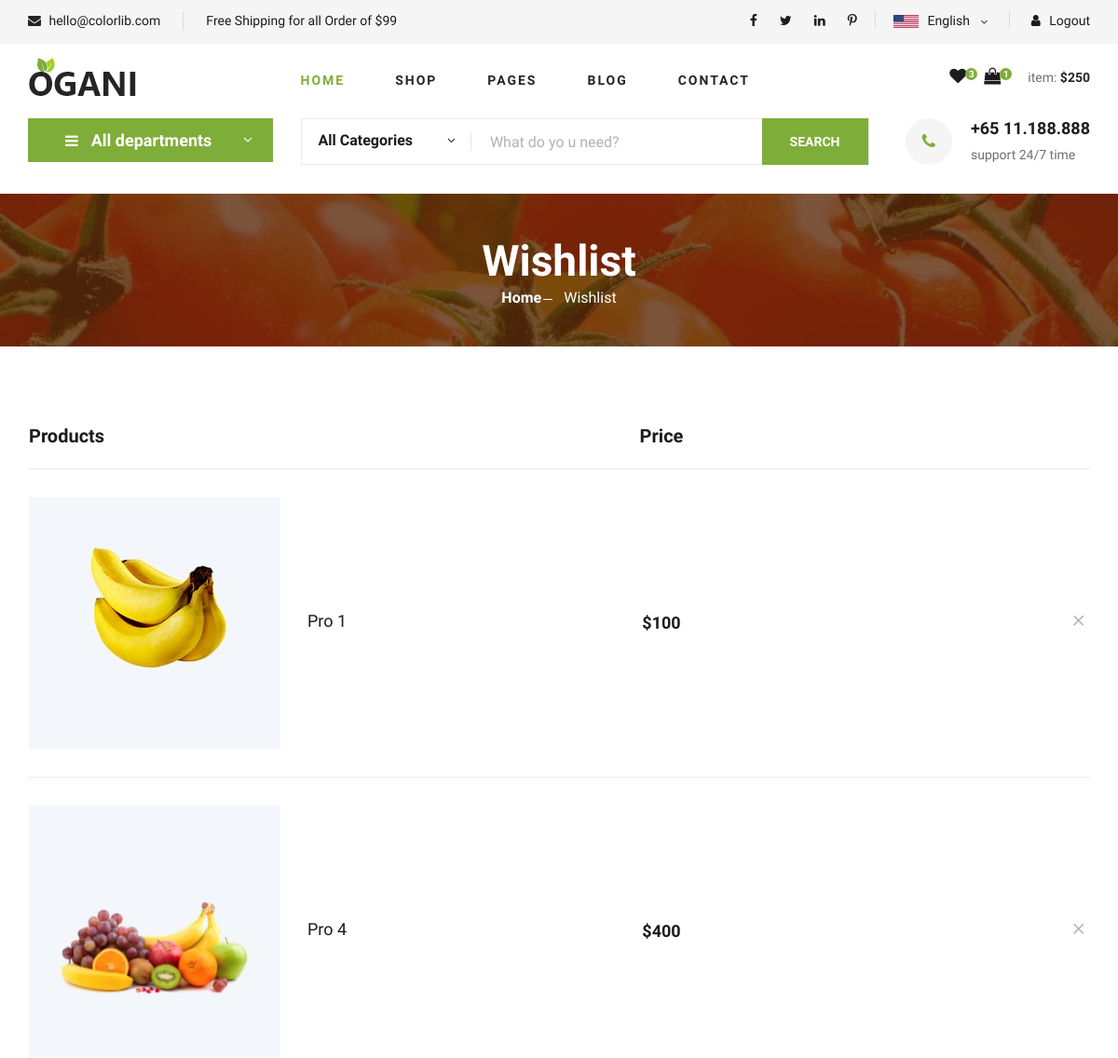
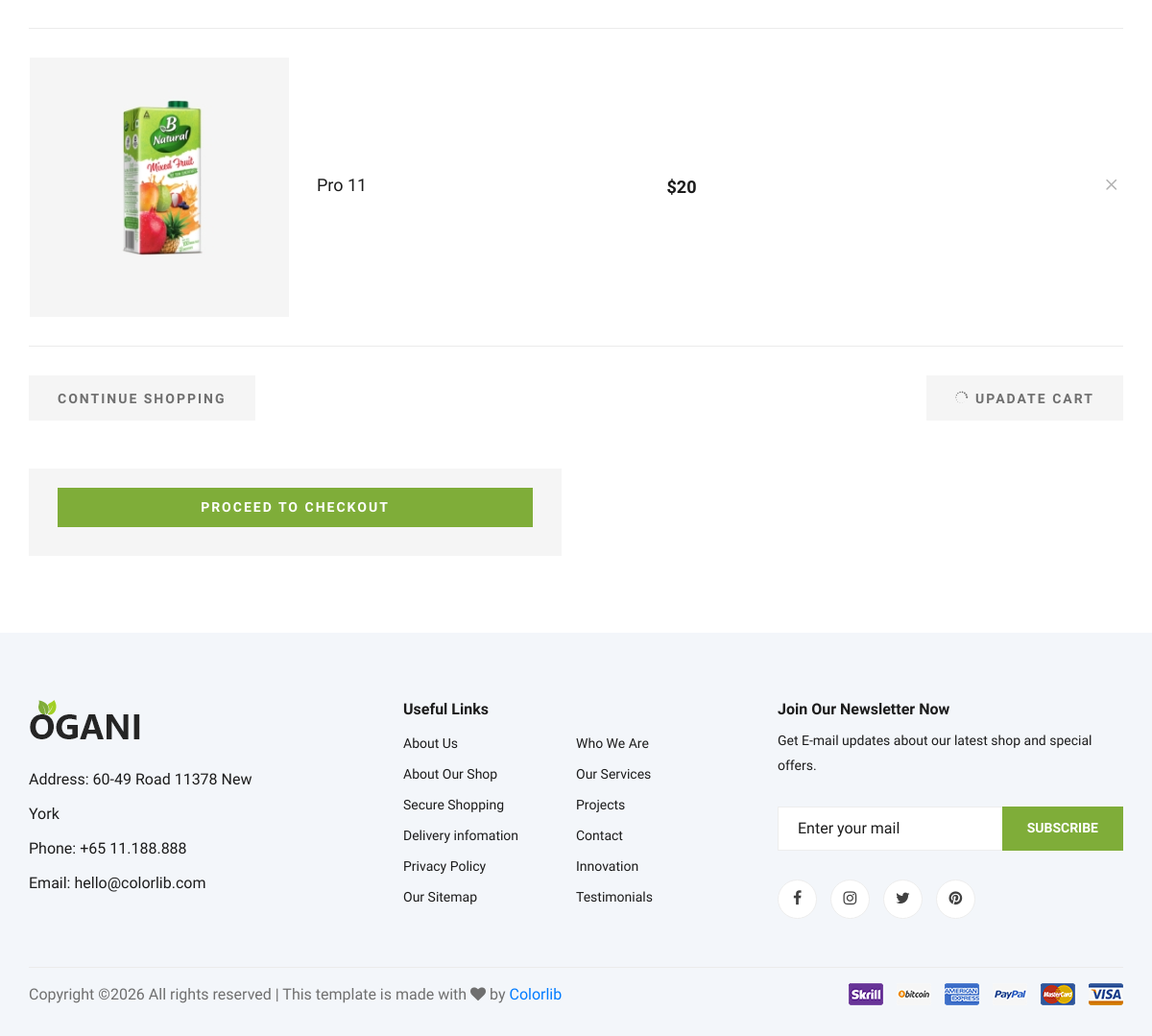
The page /wishlists (signed in) on the database its author committed (2 pictures, top to bottom).
### myapp/models.py (models this page shows, shortened)
class wishlist(models.Model):
    user=models.ForeignKey(user,on_delete=models.CASCADE)
    product=models.ForeignKey(product,on_delete=models.CASCADE)

class product(models.Model):
    name=models.CharField(max_length=100)
    price = models.IntegerField()
    image=models.ImageField(upload_to="image")
    category=models.ForeignKey(category,on_delete=models.CASCADE,blank=True,null=True)

### myapp/views.py (the view)
# urls.py: path('wishlists', views.wishlists, name='wishlists'),
def wishlists(request):
    uid=user.objects.get(username=request.session['username'])
    wid_count=wishlist.objects.filter(user=uid).count()
    cid_count=cart.objects.filter(user=uid,order_status=False).count()
    wishlist_items = wishlist.objects.filter(user=uid)
    shop_items = cart.objects.filter(user=uid,order_status=False).select_related('product')
    l1 = [i.total_price for i in shop_items]
    sub_total = sum(l1)
    shipping = 0 if sub_total == 0 or sub_total > 99 else 20
    total = sub_total + shipping
    contaxt={
        "wid_count":wid_count,
        "cid_count":cid_count,
        "uid":uid,
        "wishlist_items":wishlist_items,
        "shop_items": shop_items,
        "sub_total": sub_total,
        "shipping": shipping,
        "total": total,
    }
    return render(request, "wishlist.html", contaxt)

### myapp/templates/wishlist.html (shortened to what this page needs)
{% load static %}
<!DOCTYPE html>
<html lang="zxx">
<head>
    <link rel="stylesheet" href="{% static 'css/bootstrap.min.css' %}" type="text/css">
    <link rel="stylesheet" href="{% static 'css/font-awesome.min.css' %}" type="text/css">
    <link rel="stylesheet" href="{% static 'css/elegant-icons.css' %}" type="text/css">
    <link rel="stylesheet" href="{% static 'css/nice-select.css' %}" type="text/css">
    <link rel="stylesheet" href="{% static 'css/jquery-ui.min.css' %}" type="text/css">
    <link rel="stylesheet" href="{% static 'css/owl.carousel.min.css' %}" type="text/css">
    <link rel="stylesheet" href="{% static 'css/slicknav.min.css' %}" type="text/css">
    <link rel="stylesheet" href="{% static 'css/style.css' %}" type="text/css">
</head>
<body>
    <header class="header">
        <div class="header__top">
            <div class="container">
                <div class="row">
                    <div class="col-lg-6">
                        <div class="header__top__left">
                            <ul>
                                <li><i class="fa fa-envelope"></i> hello@colorlib.com</li>
                                <li>Free Shipping for all Order of $99</li>
                            </ul>
                        </div>
                    </div>
                    <div class="col-lg-6">
                        <div class="header__top__right">
                            <div class="header__top__right__social">
                                <a href="#"><i class="fa fa-facebook"></i></a>
                                <a href="#"><i class="fa fa-twitter"></i></a>
                                <a href="#"><i class="fa fa-linkedin"></i></a>
                                <a href="#"><i class="fa fa-pinterest-p"></i></a>
                            </div>
                            <div class="header__top__right__language">
                                <img src="{% static 'img/language.png' %}" alt="">
                                <div>English</div>
                                <span class="arrow_carrot-down"></span>
                            </div>
                            <div class="header__top__right__auth">
                                <a href="{% url 'logout' %}"><i class="fa fa-user"></i> Logout</a>
                            </div>
                        </div>
                    </div>
                </div>
            </div>
        </div>
        <div class="container">
            <div class="row">
                <div class="col-lg-3">
                    <div class="header__logo">
                        <a href="{% url 'index' %}"><img src="{% static 'img/logo.png' %}" alt=""></a>
                    </div>
                </div>
                <div class="col-lg-6">
                    <nav class="header__menu">
                        <ul>
                            <li class="active"><a href="{% url 'index' %}">Home</a></li>
                            <li><a href="{% url 'shop_grid' %}">Shop</a></li>
                            <li><a href="#">Pages</a>
                            </li>
                            <li><a href="{% url 'blog' %}">Blog</a></li>
                            <li><a href="{% url 'contact' %}">Contact</a></li>
                        </ul>
                    </nav>
                </div>
                <div class="col-lg-3">
                    <div class="header__cart">
                        <ul>
                            <li><a href="{% url 'wishlists' %}"><i class="fa fa-heart"></i> <span>{{wid_count}}</span></a></li>
                            <li><a href="{% url 'shoping_cart' %}"><i class="fa fa-shopping-bag"></i> <span>{{cid_count}}</span></a></li>
                        </ul>
                        <div class="header__cart__price">item: <span>${{total}}</span></div>
                    </div>
                </div>
            </div>
        </div>
    </header>
    <section class="hero hero-normal">
        <div class="container">
            <div class="row">
                <div class="col-lg-3">
                    <div class="hero__categories">
                        <div class="hero__categories__all">
                            <i class="fa fa-bars"></i>
                            <span>All departments</span>
                        </div>
                    </div>
                </div>
                <div class="col-lg-9">
                    <div class="hero__search">
                        <div class="hero__search__form">
                            <form action="#">
                                <div class="hero__search__categories">
                                    All Categories
                                    <span class="arrow_carrot-down"></span>
                                </div>
                                <input type="text" placeholder="What do yo u need?">
                                <button type="submit" class="site-btn">SEARCH</button>
                            </form>
                        </div>
                        <div class="hero__search__phone">
                            <div class="hero__search__phone__icon">
                                <i class="fa fa-phone"></i>
                            </div>
                            <div class="hero__search__phone__text">
                                <h5>+65 11.188.888</h5>
                                <span>support 24/7 time</span>
                            </div>
                        </div>
                    </div>
                </div>
            </div>
        </div>
    </section>
    <section class="breadcrumb-section set-bg" data-setbg="{% static 'img/breadcrumb.jpg' %}">
        <div class="container">
            <div class="row">
                <div class="col-lg-12 text-center">
                    <div class="breadcrumb__text">
                        <h2>Wishlist</h2>
                        <div class="breadcrumb__option">
                            <a href="{% url 'index' %}">Home</a>
                            <span>Wishlist</span>
                        </div>
                    </div>
                </div>
            </div>
        </div>
    </section>
    <section class="shoping-cart spad">
        <div class="container">
            <div class="row">
                <div class="col-lg-12">
                    <div class="shoping__cart__table">
                        <table>
                            <thead>
                                <tr>
                                    <th class="shoping__product">Products</th>
                                    <th>Price</th>
                                    <th></th>
                                </tr>
                            </thead>
                            <tbody>
                                {% for item in wishlist_items %}
                                <tr>
                                    <td class="shoping__cart__item">
                                        <img src="{{ item.product.image.url }}" alt="">
                                        <h5>{{ item.product.name }}</h5>
                                    </td>
                                    <td class="shoping__cart__price">
                                        ${{ item.product.price }}
                                    </td>
                                    <td class="shoping__cart__item__close">
                                        <a href="{% url 'add_wishlist' item.product.id %}">
                                            <span class="icon_close"></span>
                                        </a>
                                    </td>
                                </tr>
                                {% empty %}
                                <tr>
                                    <td colspan="3" style="text-align: center;">Your wishlist is empty.</td>
                                </tr>
                                {% endfor %}
                            </tbody>
                        </table>
                    </div>
                </div>
            </div>
            <div class="row">
                <div class="col-lg-12">
                    <div class="shoping__cart__btns">
                        <a href="#" class="primary-btn cart-btn">CONTINUE SHOPPING</a>
                        <a href="#" class="primary-btn cart-btn cart-btn-right"><span class="icon_loading"></span>
                            Upadate Cart</a>
                    </div>
                </div>
                <div class="col-lg-6">
                    <div class="shoping__checkout">
                        <a href="#" class="primary-btn">PROCEED TO CHECKOUT</a>
                    </div>
                </div>
            </div>
        </div>
    </section>
    <footer class="footer spad">
        <div class="container">
            <div class="row">
                <div class="col-lg-3 col-md-6 col-sm-6">
                    <div class="footer__about">
                        <div class="footer__about__logo">
                            <a href="./index.html"><img src="{% static 'img/logo.png' %}" alt=""></a>
                        </div>
                        <ul>
                            <li>Address: 60-49 Road 11378 New York</li>
                            <li>Phone: +65 11.188.888</li>
                            <li>Email: hello@colorlib.com</li>
                        </ul>
                    </div>
                </div>
                <div class="col-lg-4 col-md-6 col-sm-6 offset-lg-1">
                    <div class="footer__widget">
                        <h6>Useful Links</h6>
                        <ul>
                            <li><a href="#">About Us</a></li>
                            <li><a href="#">About Our Shop</a></li>
                            <li><a href="#">Secure Shopping</a></li>
                            <li><a href="#">Delivery infomation</a></li>
                            <li><a href="#">Privacy Policy</a></li>
                            <li><a href="#">Our Sitemap</a></li>
                        </ul>
                        <ul>
                            <li><a href="#">Who We Are</a></li>
                            <li><a href="#">Our Services</a></li>
                            <li><a href="#">Projects</a></li>
                            <li><a href="#">Contact</a></li>
                            <li><a href="#">Innovation</a></li>
                            <li><a href="#">Testimonials</a></li>
                        </ul>
                    </div>
                </div>
                <div class="col-lg-4 col-md-12">
                    <div class="footer__widget">
                        <h6>Join Our Newsletter Now</h6>
                        <p>Get E-mail updates about our latest shop and special offers.</p>
                        <form action="#">
                            <input type="text" placeholder="Enter your mail">
                            <button type="submit" class="site-btn">Subscribe</button>
                        </form>
                        <div class="footer__widget__social">
                            <a href="#"><i class="fa fa-facebook"></i></a>
                            <a href="#"><i class="fa fa-instagram"></i></a>
                            <a href="#"><i class="fa fa-twitter"></i></a>
                            <a href="#"><i class="fa fa-pinterest"></i></a>
                        </div>
                    </div>
                </div>
            </div>
            <div class="row">
                <div class="col-lg-12">
                    <div class="footer__copyright">
                        <div class="footer__copyright__text"><p>
  Copyright &copy;<script>document.write(new Date().getFullYear());</script> All rights reserved | This template is made with <i class="fa fa-heart" aria-hidden="true"></i> by <a href="https://colorlib.com" target="_blank">Colorlib</a>
  </p></div>
                        <div class="footer__copyright__payment"><img src="{% static 'img/payment-item.png' %}" alt=""></div>
                    </div>
                </div>
            </div>
        </div>
    </footer>
</body>
</html>

### rows shown on the page
wishlist: product.image (picture), product.name "Pro 1", product.price "100"
wishlist: product.image (picture), product.name "Pro 4", product.price "400"
wishlist: product.image (picture), product.name "Pro 11", product.price "20"

### other values the page prints
{{ wid_count }} "3"
{{ cid_count }} "1"
{{ total }} "250"
